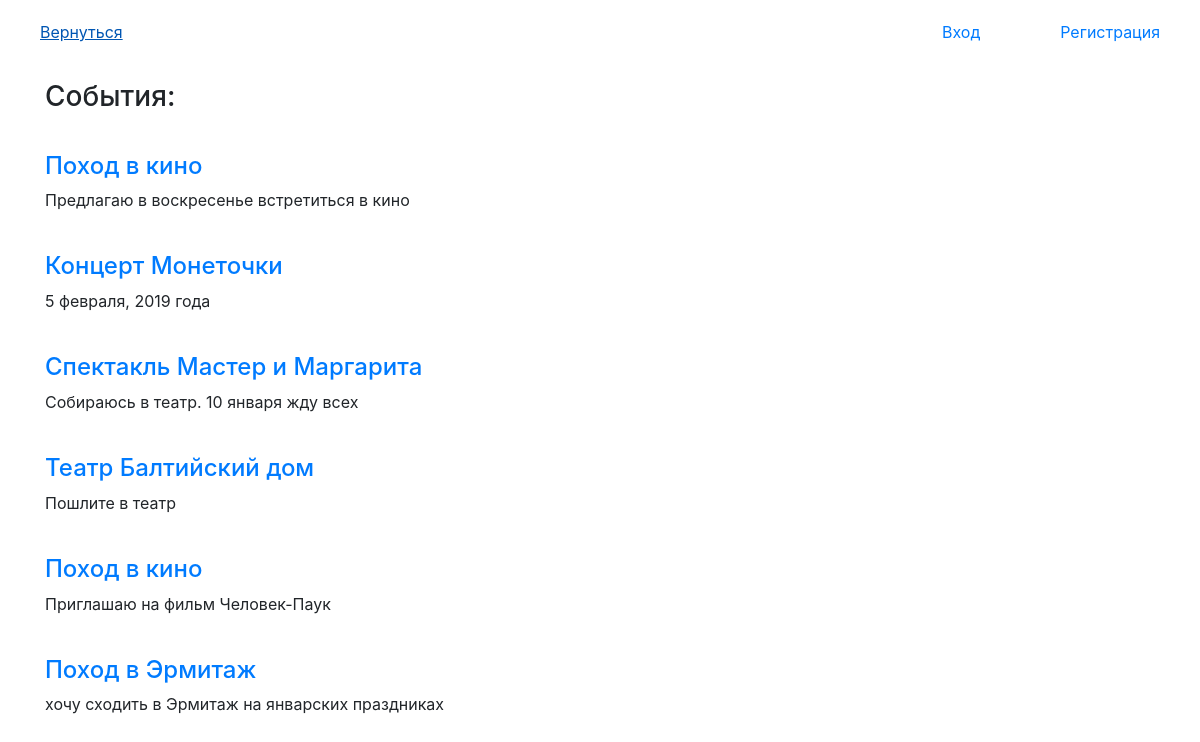
The app's page /search?query=, older data.
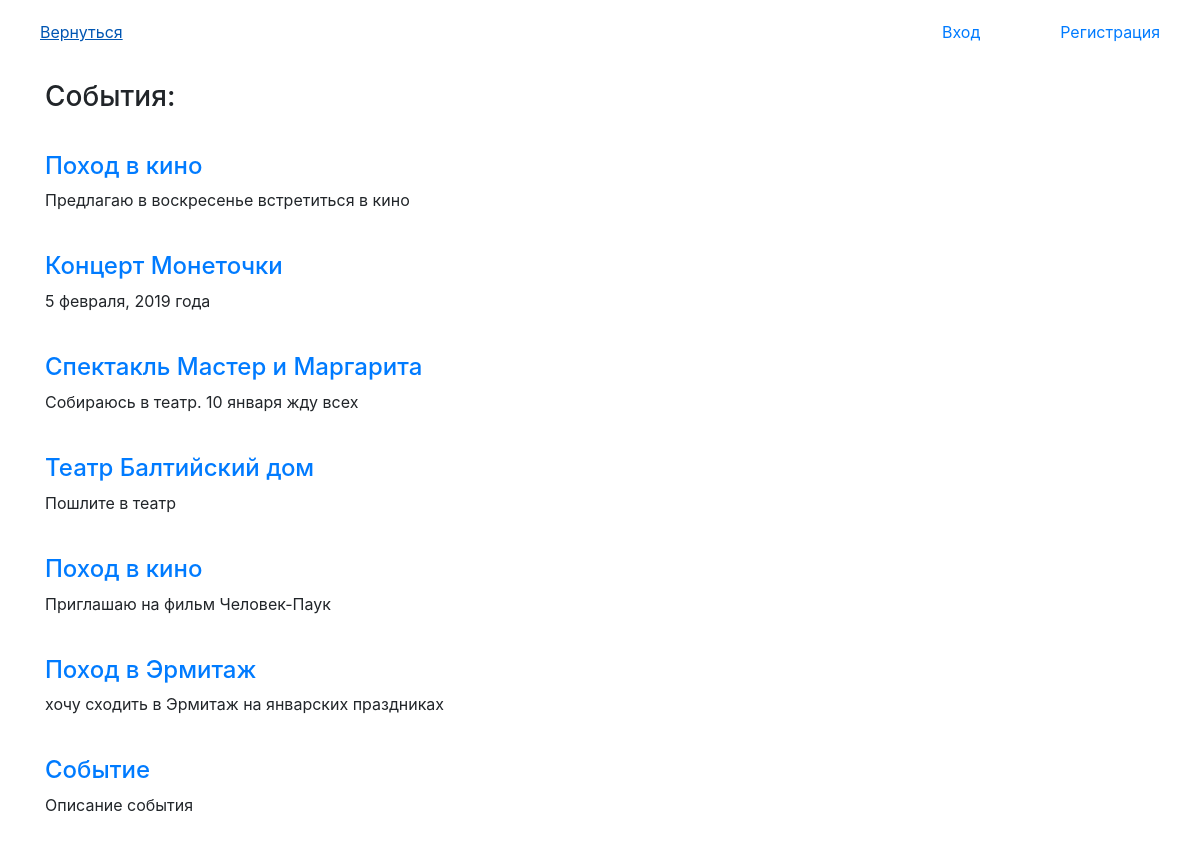
The same page, newer data.
### tables this page shows
CREATE TABLE events (
    id INTEGER PRIMARY KEY AUTOINCREMENT,
    title TEXT,
    description TEXT
);

### run.py (the view)
@app.route('/search')
def search_for_person():
    q = request.args.get('query')
    w = q.split(' ')
    print(w)
    result = []
    conn = sqlite3.connect('app.db')
    conn.row_factory = dict_factory
    c = conn.cursor()
    for x in w:
        bgw = x.title()
        x = x.lower()
        c.execute("SELECT * FROM events WHERE title LIKE '%{q}%' OR title LIKE '%{k}%'"
                  "".format(q=x, k=bgw))
        list = c.fetchall()
        print(list)
        for y in list:
            result.append(y)
    conn.close()
    return render_template('search_result.html', result=result, user=User)

### run.py (called while the page is built)
def dict_factory(cursor, row):
    d = {}
    for idx, col in enumerate(cursor.description):
        d[col[0]] = row[idx]
    return d

### templates/search_result.html (shortened to what this page needs)
<!DOCTYPE html>
<html>
<head>
    <link rel="stylesheet" href="https://stackpath.bootstrapcdn.com/bootstrap/4.1.3/css/bootstrap.min.css">
</head>
<body>
    <header>
        <a href="/" style="float:left; padding:20px 40px;"> Вернуться </a>
        {% if user.status == true %}
            <a class="hb" href="/exit"> Выход </a>
            <a class="hb" href="/add_events"> Добавить событие </a>
        {% else %}
            <a class="hb" href="/registration"> Регистрация </a>
            <a class="hb" href="/login"> Вход </a>
        {% endif %}
    </header>
    <div class="container" style="padding-top:80px">
        <h3 style="padding-bottom:30px;"> События: </h3>
        {% for e in result %}
            <span>
                <h4><a href="/event/{{e.id}}">{{e.title}}</a></h4>
                <p>{{e.description}}</p>
            </span>
            <br />
        {% endfor%}
    </div>
</body>
</html>

### templates/search_result.html (style rules this page uses)
header { position:fixed; left:0; right:0; height:120px; z-index:5; }
.hb { float:right; padding:20px 40px; }

Row changes from the older to the newer data that the page shows:
added events: title "Событие", description "Описание события"
